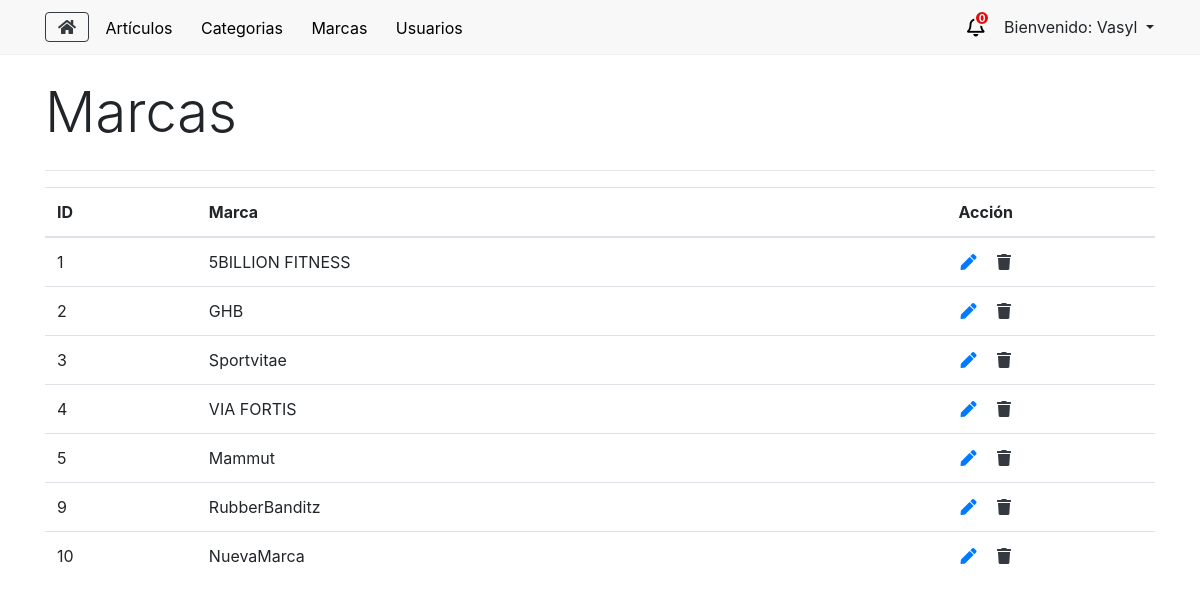
The app's page /marcas (signed in) with its own data.
### tables this page shows
CREATE TABLE `emarca` (
  `k` int(11) NOT NULL,
  `sNombre` varchar(255) NOT NULL
);

### application/libraries/Layouts.php (called while the page is built, shortened)
<?php
class Layouts {
    private $CI = null;
    function __construct() {
        $this->CI =& get_instance();
    }
    public function view($data = array()) {
        if (!empty($data)) {
            $vista = $this->CI->load->view($data['vista'], $data['params'], TRUE);
            $this->CI->load->view('layouts/'.$data['layout'], array(
                'contenido' => $vista,
                'titulo' => $data['titulo'],
                'style' => $data['style'],
                'js' => $data['js'],
                'numPedidos' => $this->CI->BackModel->numPedidos()
            ));
        }
    }
}

### application/controllers/AdminController.php (called while the page is built, shortened)
<?php
class AdminController extends CI_Controller {
    public function marcas() {
        $data = array(
            'marcas' => $this->BackModel->getMarcas()
        );
        $vista = array(
            'vista'     => 'admin/view_marcas',
            'params'    =>  $data,
            'layout'    => 'ly_admin',
            'titulo'    => 'Marcas',
            'style'     => '',
            'js'        => 'marcas'
        );
        $this->layouts->view($vista);
    }
}

### index.php (called while the page is built, shortened)
<?php
require_once BASEPATH.'core/CodeIgniter.php';

### application/models/BackModel.php (called while the page is built, shortened)
<?php
class BackModel extends CI_Model {
    private $con = null;
    public function __construct() {
        try {
            $this->con = $this->load->database('default', true);
        } catch(PDOException $e) {
            die($e->getMessage());
        }
    }
    public function getMarcas() {
        $sql = "SELECT * FROM eMarca";
        $query = $this->con->query($sql);
        $rs = $query->result_array();
        return $rs;
    }
}

### application/views/admin/view_marcas.php (the view, shortened to what this page needs)
<table class="table table-hover">
        <thead>
            <tr>
                <th class="align-middle">ID</th>
                <th>Marca</th>
                <th class="text-center">Acción</th>
            </tr>
        </thead>
        <tbody>
            <?php
                foreach($marcas as $row) {
            ?>
                <tr>
                    <td><?php echo $row['k']; ?></td>
                    <td><?php echo $row['sNombre']; ?></td>
                    <td class="text-center">
                        <a href="marcas/editar/<?php echo $row['k']; ?>" class="fas fa-pen cursor-pointer px-2 text-primary no-underline"></a>
                        <i onclick="eliminar(<?php echo $row['k']; ?>)" class="fas fa-trash cursor-pointer px-2 text-dark no-underline"></i>
                    </td>
                </tr>
            <?php
                }
            ?>
        </tbody>
    </table>
</div>

### assets/css/_admin.css (style rules this page uses)
.cursor-pointer { cursor: pointer; }
.no-underline { text-decoration: none !important; }

### records on screen
emarca: k "1", sNombre "5BILLION FITNESS"
emarca: k "2", sNombre "GHB"
emarca: k "3", sNombre "Sportvitae"
emarca: k "4", sNombre "VIA FORTIS"
emarca: k "5", sNombre "Mammut"
emarca: k "9", sNombre "RubberBanditz"
emarca: k "10", sNombre "NuevaMarca"

### other values on screen
$numPedidos "0"
$nombreAdmin "Vasyl"
$titulo "Marcas"
